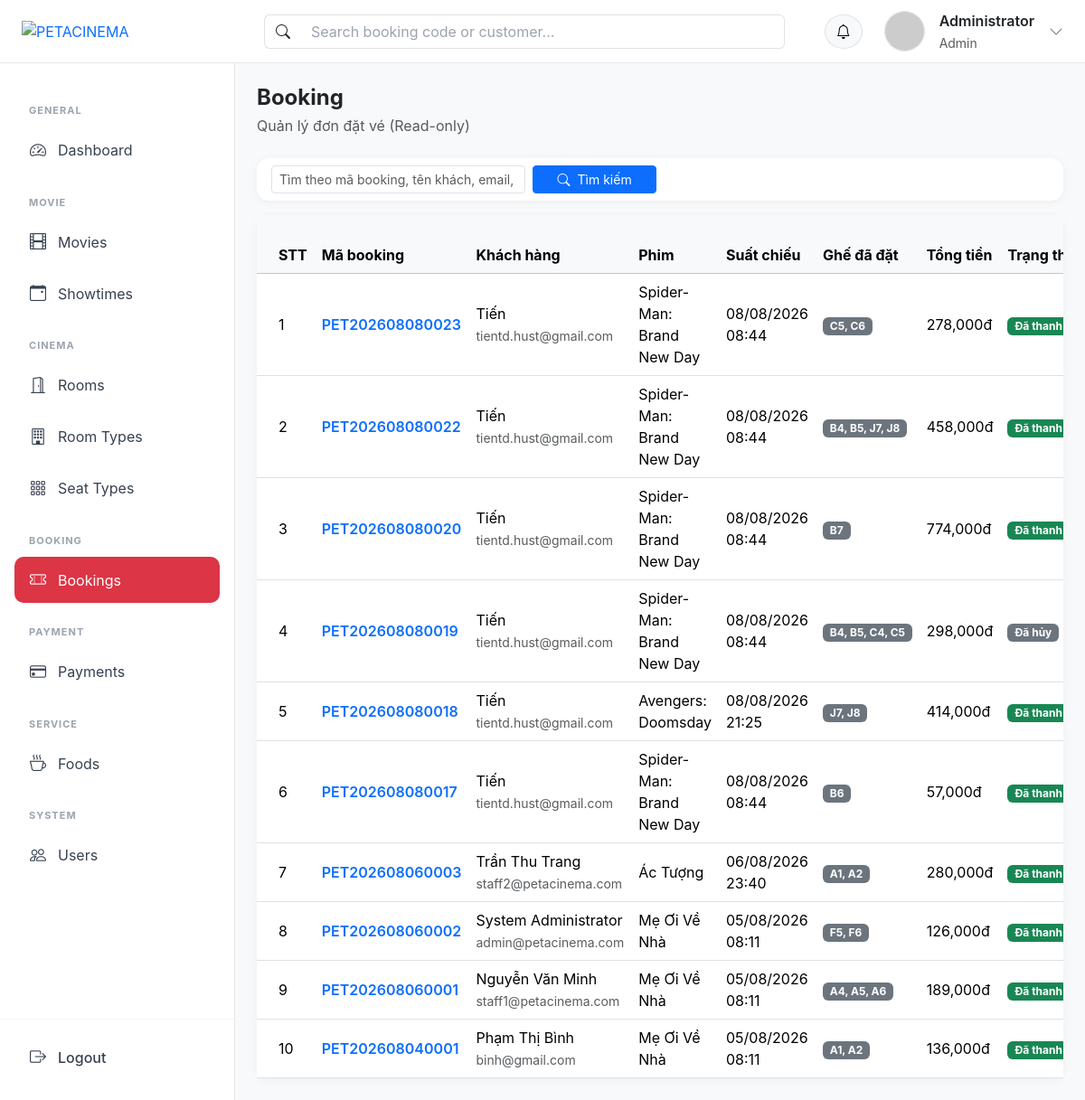
Page /?action=booking_list (signed in) on the committed database.
### tables this page shows
CREATE TABLE `bookings` (
  `id` int NOT NULL,
  `booking_code` varchar(30) DEFAULT NULL,
  `user_id` int NOT NULL,
  `showtime_id` int NOT NULL,
  `payment_id` int DEFAULT NULL,
  `total_amount` decimal(10,2) DEFAULT NULL,
  `status` enum('pending','paid','cancelled') DEFAULT 'pending',
  `created_at` timestamp NULL DEFAULT CURRENT_TIMESTAMP,
  `checkin_status` varchar(20) NOT NULL DEFAULT 'pending',
  `checked_in_at` datetime DEFAULT NULL,
  `checked_in_by` int DEFAULT NULL
);

CREATE TABLE `users` (
  `id` int NOT NULL,
  `fullname` varchar(255) NOT NULL,
  `email` varchar(255) NOT NULL,
  `password` varchar(255) NOT NULL,
  `role` enum('user','staff','admin') DEFAULT 'user',
  `status` enum('active','inactive','banned') DEFAULT 'active',
  `created_at` timestamp NULL DEFAULT CURRENT_TIMESTAMP
);

CREATE TABLE `movies` (
  `id` int NOT NULL,
  `title` varchar(255) NOT NULL,
  `genres` varchar(255) DEFAULT NULL,
  `duration` int NOT NULL,
  `description` text,
  `trailer` varchar(255) DEFAULT NULL,
  `poster` varchar(255) DEFAULT NULL,
  `release_date` date DEFAULT NULL,
  `language` varchar(100) DEFAULT NULL,
  `director` varchar(255) DEFAULT NULL,
  `actors` text,
  `age_rating` varchar(20) DEFAULT NULL,
  `status` enum('coming_soon','now_showing','ended') DEFAULT 'coming_soon'
);

CREATE TABLE `showtimes` (
  `id` int NOT NULL,
  `movie_id` int NOT NULL,
  `room_id` int NOT NULL,
  `start_time` datetime NOT NULL,
  `end_time` datetime NOT NULL,
  `base_price` decimal(10,2) NOT NULL
);

### controllers/BookingController.php (called while the page is built, shortened)
<?php
class BookingController
{
    public function list()
    {
        $keyword = trim($_GET['keyword'] ?? '');
        $bookingModel = new BookingModel();
        $bookings = $bookingModel->searchAndFilter($keyword);
        require_once PATH_VIEW . 'admin/layout/layout.php';
    }
}

### index.php (called while the page is built, shortened)
<?php
spl_autoload_register(function ($class) {
    $fileName = "$class.php";
    $fileModel              = PATH_MODEL . $fileName;
});
require_once './routes/index.php';

### models/BaseModel.php (called while the page is built, shortened)
<?php
class BaseModel
{
    public function __construct()
    {
        $dsn = sprintf('mysql:host=%s;port=%s;dbname=%s;charset=utf8', DB_HOST, DB_PORT, DB_NAME);
        try {
            $this->pdo = new PDO($dsn, DB_USERNAME, DB_PASSWORD, DB_OPTIONS);
        } catch (PDOException $e) {
            die("Kết nối cơ sở dữ liệu thất bại: {$e->getMessage()}. Vui lòng thử lại sau.");
        }
    }
}

### models/BookingModel.php (called while the page is built, shortened)
<?php
class BookingModel extends BaseModel
{
    protected $table = "bookings";
    public function __construct()
    {
        try {
            $this->pdo->exec("ALTER TABLE tickets MODIFY COLUMN checkin_status ENUM('pending','checked_in') NOT NULL DEFAULT 'pending'");
        } catch (Exception $e) {
        }
    }
    public function searchAndFilter($keyword = null)
    {
        $sql = "SELECT b.*,
                       u.fullname AS customer_name,
                       u.email AS customer_email,
                       m.title AS movie_title,
                       st.start_time,
                       st.end_time,
                       r.name AS room_name,
                       GROUP_CONCAT(
                           DISTINCT se.seat_number
                           ORDER BY se.row_char, se.col_num
                           SEPARATOR ', '
                       ) AS seat_numbers
                FROM {$this->table} b
                JOIN users u ON u.id = b.user_id
                JOIN showtimes st ON st.id = b.showtime_id
                JOIN movies m ON m.id = st.movie_id
                LEFT JOIN rooms r ON r.id = st.room_id
                LEFT JOIN tickets t ON t.booking_id = b.id
                LEFT JOIN seats se ON se.id = t.seat_id
                WHERE 1=1";
        $sql .= " GROUP BY b.id, u.fullname, u.email, m.title, st.start_time, st.end_time, r.name";
        $sql .= " ORDER BY b.id DESC";
        $stmt = $this->pdo->prepare($sql);
        $stmt->execute();
        return $stmt->fetchAll();
    }
}

### views/admin/booking/list.php (the view, shortened to what this page needs)
<div class="d-flex align-items-center justify-content-between mb-4">
    <div>
        <h4 class="fw-bold mb-1">Booking</h4>
        <p class="text-muted mb-0">Quản lý đơn đặt vé (Read-only)</p>
    </div>
</div>
<?php
$keyword = $_GET['keyword'] ?? '';
?>
<div class="card mb-3">
    <div class="card-body py-2">
        <form method="GET" action="" class="row g-2 align-items-center">
            <div class="col-md-4">
                <input type="text" name="keyword" class="form-control form-control-sm" placeholder="Tìm theo mã booking, tên khách, email, ghế..." value="<?= htmlspecialchars($keyword) ?>">
            </div>
            <div class="col-md-2">
                <button type="submit" class="btn btn-sm btn-primary w-100">
                    <i class="bi bi-search me-1"></i> Tìm kiếm
                </button>
            </div>
        </form>
    </div>
</div>
<div class="card">
    <div class="card-body p-0">
        <div class="table-responsive">
            <table class="table table-hover align-middle mb-0">
                <thead class="table-light">
                    <tr>
                        <th class="ps-4">STT</th>
                        <th>Mã booking</th>
                        <th>Khách hàng</th>
                        <th>Phim</th>
                        <th>Suất chiếu</th>
                        <th>Ghế đã đặt</th>
                        <th>Tổng tiền</th>
                        <th>Trạng thái</th>
                    </tr>
                </thead>
                <tbody>
                    <?php if (!empty($bookings)) : ?>
                            <?php $stt = 1; ?>
                            <?php foreach ($bookings as $booking) : ?>
                            <?php
                            $statusClass = match ($booking['status']) {
                                'pending'   => 'bg-warning text-dark',
                                'paid'      => 'bg-success',
                                'cancelled' => 'bg-secondary',
                                default     => 'bg-dark',
                            };
                            $statusLabel = match ($booking['status']) {
                                'pending'   => 'Chờ xử lý',
                                'paid'      => 'Đã thanh toán',
                                'cancelled' => 'Đã hủy',
                                default     => 'Không xác định',
                            };
                            ?>
                            <tr>
                                <td class="ps-4"><?= $stt++ ?></td>
                                <td class="fw-semibold text-primary"><?= htmlspecialchars($booking['booking_code']) ?></td>
                                <td>
                                    <?= htmlspecialchars($booking['customer_name']) ?>
                                    <br>
                                    <small class="text-muted"><?= htmlspecialchars($booking['customer_email']) ?></small>
                                </td>
                                <td><?= htmlspecialchars($booking['movie_title']) ?></td>
                                <td><?= date('d/m/Y H:i', strtotime($booking['start_time'])) ?></td>
                                <td>
                                    <?php if (!empty($booking['seat_numbers'])): ?>
                                        <span class="badge text-bg-secondary"><?= htmlspecialchars($booking['seat_numbers']) ?></span>
                                    <?php else: ?>
                                        <span class="text-muted small">Chưa xếp ghế</span>
                                    <?php endif; ?>
                                </td>
                                <td><?= number_format((float) $booking['total_amount']) ?>đ</td>
                                <td>
                                    <span class="badge <?= $statusClass ?>"><?= $statusLabel ?></span>
                                </td>
                            </tr>
                        <?php endforeach; ?>
                    <?php endif; ?>
                </tbody>
            </table>
        </div>
    </div>
</div>

### assets/css/admin.css (style rules this page uses)
:root { --header-height: 70px; --sidebar-width: 260px; }
body { margin: 0; background: #f8f9fa; font-family: "Inter", -apple-system, BlinkMacSystemFont, "Segoe UI", Roboto, sans-serif; min-height: 100vh; }
.content .table-responsive { width: 100%; overflow-x: auto; }
.card { border: none; border-radius: 14px; box-shadow: 0 2px 10px rgba(0, 0, 0, 0.05); }

### rows in the picture
bookings: booking_code "PET202608080023", user.fullname "Tiến", user.email "tientd.hust@gmail.com", movies.title "Spider-Man: Brand New Day", showtime.start_time "08/08/2026 08:44", seat_numbers "C5, C6", total_amount "278,000", status "Đã thanh…"
bookings: booking_code "PET202608080022", user.fullname "Tiến", user.email "tientd.hust@gmail.com", movies.title "Spider-Man: Brand New Day", showtime.start_time "08/08/2026 08:44", seat_numbers "B4, B5, J7, J8", total_amount "458,000", status "Đã thanh…"
bookings: booking_code "PET202608080020", user.fullname "Tiến", user.email "tientd.hust@gmail.com", movies.title "Spider-Man: Brand New Day", showtime.start_time "08/08/2026 08:44", seat_numbers "B7", total_amount "774,000", status "Đã thanh…"
bookings: booking_code "PET202608080019", user.fullname "Tiến", user.email "tientd.hust@gmail.com", movies.title "Spider-Man: Brand New Day", showtime.start_time "08/08/2026 08:44", seat_numbers "B4, B5, C4, C5", total_amount "298,000", status "Đã hủy"
bookings: booking_code "PET202608080018", user.fullname "Tiến", user.email "tientd.hust@gmail.com", movies.title "Avengers: Doomsday", showtime.start_time "08/08/2026 21:25", seat_numbers "J7, J8", total_amount "414,000", status "Đã thanh…"
bookings: booking_code "PET202608080017", user.fullname "Tiến", user.email "tientd.hust@gmail.com", movies.title "Spider-Man: Brand New Day", showtime.start_time "08/08/2026 08:44", seat_numbers "B6", total_amount "57,000", status "Đã thanh…"
bookings: booking_code "PET202608060003", user.fullname "Trần Thu Trang", user.email "staff2@petacinema.com", movies.title "Ác Tượng", showtime.start_time "06/08/2026 23:40", seat_numbers "A1, A2", total_amount "280,000", status "Đã thanh…"
bookings: booking_code "PET202608060002", user.fullname "System Administrator", user.email "admin@petacinema.com", movies.title "Mẹ Ơi Về Nhà", showtime.start_time "05/08/2026 08:11", seat_numbers "F5, F6", total_amount "126,000", status "Đã thanh…"
bookings: booking_code "PET202608060001", user.fullname "Nguyễn Văn Minh", user.email "staff1@petacinema.com", movies.title "Mẹ Ơi Về Nhà", showtime.start_time "05/08/2026 08:11", seat_numbers "A4, A5, A6", total_amount "189,000", status "Đã thanh…"
bookings: booking_code "PET202608040001", user.fullname "Phạm Thị Bình", user.email "binh@gmail.com", movies.title "Mẹ Ơi Về Nhà", showtime.start_time "05/08/2026 08:11", seat_numbers "A1, A2", total_amount "136,000", status "Đã thanh…"

### other values in the picture
$user['fullname'] "Administrator"
$user['role'] "Admin"
